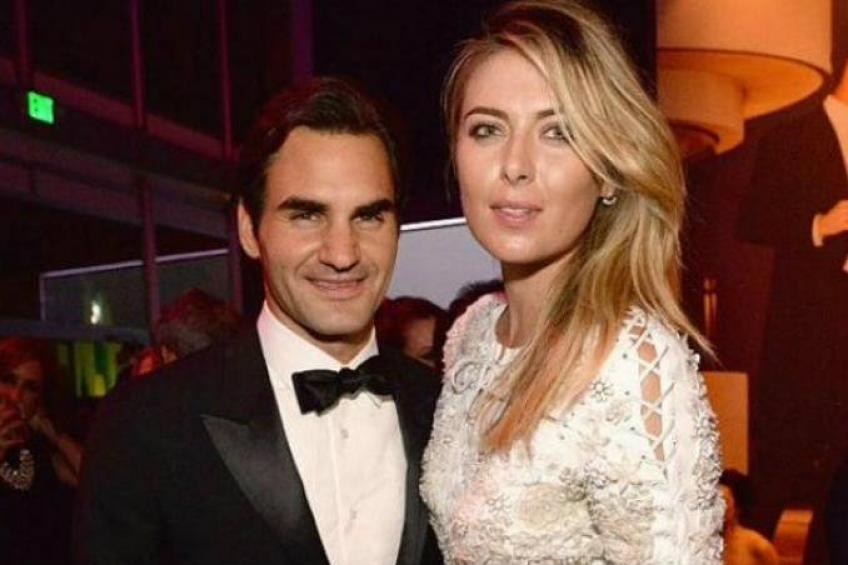
#> input picture SportsPersonClassifier/server/test_images/sharapova1.jpg, 848 x 565 px, found by its file name
$ jupyter execute --allow-errors SportsPersonClassifier.ipynb
#> lines starting #> are read from the running program, lines starting #| are printed output that depends on the picture
[cell 1]
import numpy as np
import pandas as pd
import matplotlib.pyplot as plt
import cv2  # computer vision

[cell 2]
img=cv2.imread('.\\model\\test_images\\sharapova1.jpg')
#> img is the input picture: shape (565, 848, 3); mean B, G, R 60.2, 72.2, 105.6
img.shape
#> Out = (565, 848, 3)

[cell 3]
plt.imshow(img) #ikik the image is not same as original
# thats cz cv2.imread gives img in BGR format, when plt.imshow reads in RBG format
# that swaps the colours... you can use cv2.cvtColor(img,cv2.BGR2RBG) to get rbg format and then use plt.imshow()

[cell 4]
gray=cv2.cvtColor(img,cv2.COLOR_BGR2GRAY)
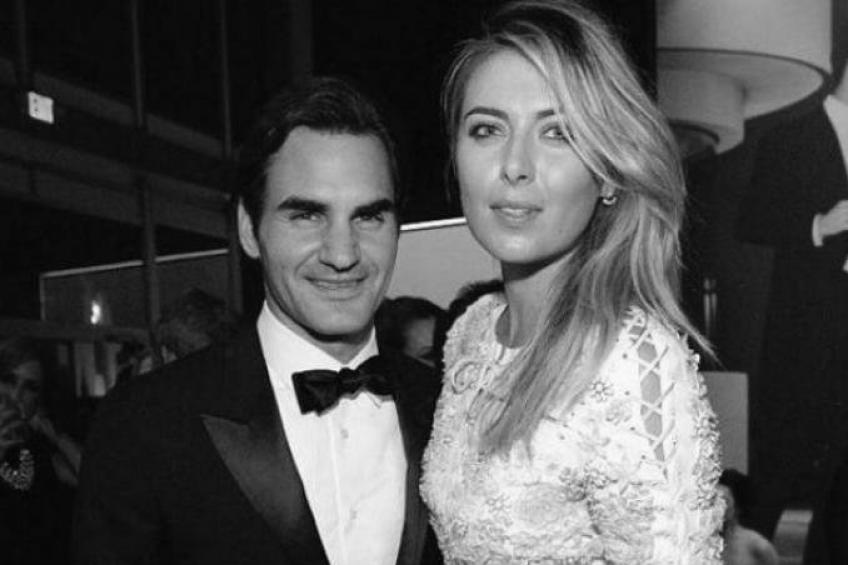
#> gray: shape (565, 848); min 2, max 254, mean 80.8
gray.shape # check its 2D
#> Out = (565, 848)

[cell 5]
gray

[cell 6]
img

[cell 7]
plt.imshow(gray, cmap='gray')  # if i dont write cmap then by default it uses rbg colour map and gives a greenish image

[cell 8]
face_cascade = cv2.CascadeClassifier('.\\model\\opencv\\haarcascades\\haarcascade_frontalface_default.xml')
eye_cascade = cv2.CascadeClassifier('.\\model\\opencv\\haarcascades\\haarcascade_eye.xml')

# 1.3 is the scale factor like how much img reduces at each image scale
faces=face_cascade.detectMultiScale(gray,1.3,5)   #  5 is min neighbors like how many rectangle requirements to meet to consider it valid face
#> faces = [[246, 144, 181, 181], [430, 57, 186, 186]]
faces  #352 x, y 38  .. # x y w h , w*h pixels of image at x,y bottom left
#> Out = [[246, 144, 181, 181], [430, 57, 186, 186]]

[cell 9]
plt.imshow(faces)
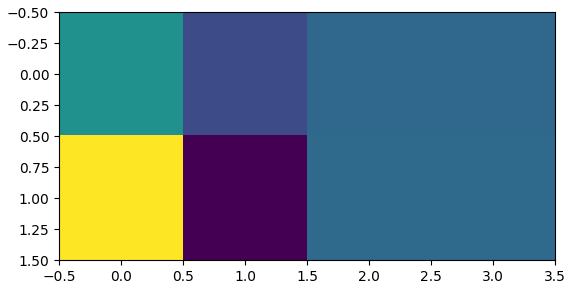
#> figure drawn by matplotlib, 1 panel

[cell 10]
(x,y,w,h)=faces[0]
#> x = 246; y = 144; w = 181; h = 181

[cell 11]
face_img=cv2.rectangle(img,(x,y),(x+w,y+h),(255,0,0),2)
plt.imshow(face_img)

[cell 12]
cv2.destroyAllWindows() # closes all cv2.imshow, not the rectangles
plt.imshow(face_img)

[cell 13]
cv2.destroyAllWindows()
for (x,y,w,h) in faces:
    img = cv2.rectangle(img,(x,y),(x+w,y+h),(255,0,0),2)
    roi_gray = gray[y:y+h, x:x+w]   #region of interest
    roi_color = img[y:y+h, x:x+w]
    eyes = eye_cascade.detectMultiScale(roi_gray)
    for (ex,ey,ew,eh) in eyes:
        cv2.rectangle(roi_color,(ex,ey),(ex+ew,ey+eh),(0,255,0),2)
#> this loop made 2 passes
#> (x, y, w, h, eyes) on passes 1 to 2: (246, 144, 181, 181, [[98, 53, 40, 40]]), (430, 57, 186, 186, [[33, 52, 42, 42], [83, 111, 22, 22], [101, 54, 43, 43]])
#> pass 1, `roi_color = img[y:y+h, x:x+w]`:
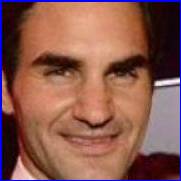
#> roi_color: shape (181, 181, 3); mean B, G, R 79.1, 89.4, 137
#> after the loop:
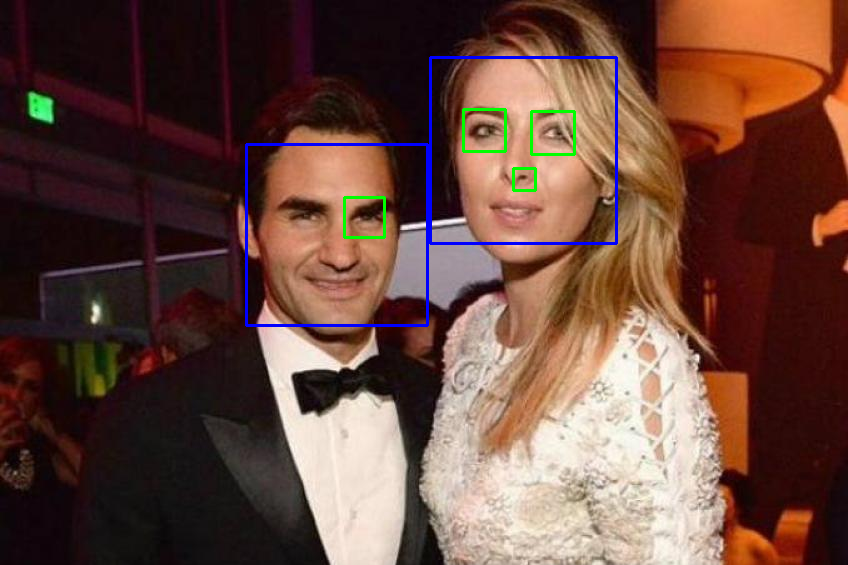
#> img: shape (565, 848, 3); mean B, G, R 61.5, 71.9, 103.9
#> after the loop:
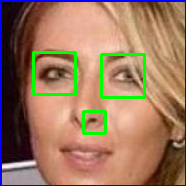
#> roi_color: shape (186, 186, 3); mean B, G, R 97.9, 121.2, 155.6
plt.imshow(face_img,cmap='gray')   # it auto put eye rectangles on face_img
plt.show()                         # because img and face_img uses same content stored at same address , and as roi_color is affected
                                   # that affects img too as roi is but a slice of img

[cell 14]
plt.imshow(roi_color,cmap='gray')

[cell 15]
import base64
def get_cv2_image_from_base64_string(b64str):
    '''
    credit: https://stackoverflow.com/questions/33754935/read-a-base-64-encoded-image-from-memory-using-opencv-python-library
    :param uri:
    :return:
    '''
    encoded_data = b64str.split(',')[1]
    nparr = np.frombuffer(base64.b64decode(encoded_data), np.uint8)
    img = cv2.imdecode(nparr, cv2.IMREAD_COLOR)
    return img

[cell 16]
def get_cropped_image_if_2_eyes(image_path=None,image_base64_data=None):
  face_cascade = cv2.CascadeClassifier('.\\model\\opencv\\haarcascades\\haarcascade_frontalface_default.xml')
  eye_cascade = cv2.CascadeClassifier('.\\model\\opencv\\haarcascades\\haarcascade_eye.xml')

  if image_path:
      img=cv2.imread(f"{image_path}")
      print("image path")
  else:
      with open(image_base64_data,"r") as f:
         img=get_cv2_image_from_base64_string(f.read())

  gray=cv2.cvtColor(img,cv2.COLOR_BGR2GRAY)
  faces=face_cascade.detectMultiScale(gray,1.1)
  print(f"faces data: {faces}")
  cropped_faces=[]
  for (x,y,w,h) in faces:
    roi_color=img[y:y+h,x:x+w]
    roi_gray=gray[y:y+h,x:x+w]
    eyes=eye_cascade.detectMultiScale(roi_gray)
    print(f"eyes data: {eyes}")
    if len(eyes) >= 2:
        cropped_faces.append(roi_color)
  if not cropped_faces:
    print("couldnt get any cropped face with eyes")
    return None
  else:
    return cropped_faces

#> (a cell that did not finish here is left out)

[cell 18]
cropped_img=get_cropped_image_if_2_eyes(".\\model\\test_images\\sharapova1.jpg")[0]
#> in get_cropped_image_if_2_eyes (call 2), `faces=face_cascade.detectMultiScale(gray,1.1)`: faces = [[429, 58, 187, 187], [249, 147, 176, 176]]
#| faces data: [[429  58 187 187]
#|  [249 147 176 176]]
#> the loop in get_cropped_image_if_2_eyes (call 2), `for (x,y,w,h) in faces:` made 2 passes
#> (x, y, w, h, eyes) on pass 2: (249, 147, 176, 176, [[94, 49, 42, 42]])
#| eyes data: [[144   2  22  22]
#|  [ 33  51  43  43]
#|  [102  54  42  42]
#|  [ 84 110  21  21]]
#| eyes data: [[94 49 42 42]]
#> pass 1, in get_cropped_image_if_2_eyes (call 2), `roi_gray=gray[y:y+h,x:x+w]`:
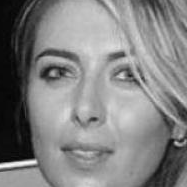
#> roi_gray: shape (187, 187); min 4, max 251, mean 130.6
#> after the loop in get_cropped_image_if_2_eyes (call 2), `for (x,y,w,h) in faces:`: cropped_faces = 1 item
plt.imshow(cropped_img)
print(cropped_img.shape)
#| (187, 187, 3)

#> (a cell that did not finish here is left out)

cropped_img #does nothing  as num of eyes less than 2

[cell 20]
cropped_img=get_cropped_image_if_2_eyes(".\\model\\test_images\\sharapova1.jpg")
#| faces data: [[429  58 187 187]
#|  [249 147 176 176]]
#> cropped_img = 1 item

[cell 21]
path_to_data=".\\model\\dataset"
path_to_cr_data=".\\model\\dataset\\cropped_images"

[cell 22]
import os
img_dirs=[]
for entry in os.scandir(path_to_data):
  if entry.is_dir():
    if entry.name != 'cropped_images':
            img_dirs.append(entry.path)
img_dirs

[cell 23]
import shutil
if os.path.exists(path_to_cr_data):
  shutil.rmtree(path_to_cr_data)  #removes the whole dir tree if that path exists
os.mkdir(path_to_cr_data)  # creates the dir

[cell 24]
cropped_img_dirs=[]
celeb_file_names_dict={}

for img_dir in img_dirs:
  celeb_name=img_dir.split('\\')[-1]
  celeb_file_names_dict[celeb_name]=[]
  count=1

  for entry in os.scandir(img_dir):
    roi_color=get_cropped_image_if_2_eyes(entry.path,None)
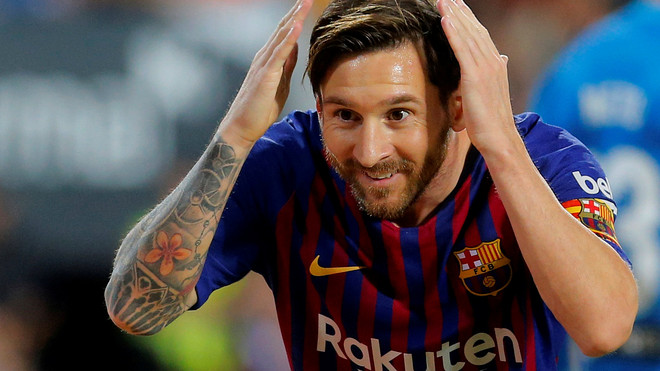
#> input picture SportsPersonClassifier/model/dataset/lionel_messi/MW-GZ677_messi__20181204153948_ZQ.jpg, 660 x 371 px
#> in get_cropped_image_if_2_eyes, img is the input picture: shape (371, 660, 3); mean B, G, R 85.1, 84, 90.6
#> in get_cropped_image_if_2_eyes (call 5), `gray=cv2.cvtColor(img,cv2.COLOR_BGR2GRAY)`:
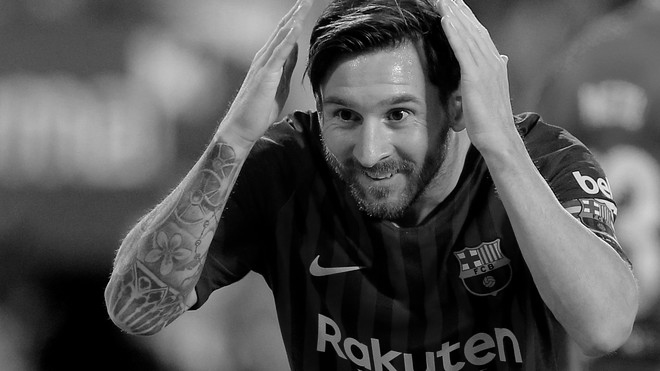
#> gray: shape (371, 660); min 0, max 255, mean 86.1
#> in get_cropped_image_if_2_eyes (call 5), `faces=face_cascade.detectMultiScale(gray,1.1)`: faces = [[304, 57, 150, 150]]
#| faces data: [[304  57 150 150]]
#> the loop in get_cropped_image_if_2_eyes (call 5), `for (x,y,w,h) in faces:` made 1 pass
#> (x, y, w, h, eyes) on pass 1: (304, 57, 150, 150, [[22, 39, 39, 39], [71, 36, 44, 44]])
#| eyes data: [[22 39 39 39]
#|  [71 36 44 44]]
#> pass 1, in get_cropped_image_if_2_eyes (call 5), `roi_gray=gray[y:y+h,x:x+w]`:
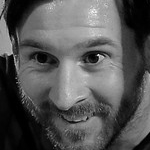
#> roi_gray: shape (150, 150); min 0, max 255, mean 85.4
#> roi_color = 1 item
    if roi_color is not None:
      cropped_folder=os.path.join(path_to_cr_data, celeb_name)
      if not os.path.exists(cropped_folder):
        os.mkdir(cropped_folder)
        cropped_img_dirs.append(cropped_folder)
        print(f'Generating cropped images of {celeb_name} in folder : ', cropped_folder)

      cropped_file_name= celeb_name + str(count) +'.png'
      cropped_file_path= cropped_folder + '\\' + cropped_file_name

      cv2.imwrite(cropped_file_path,roi_color[0])
      celeb_file_names_dict[celeb_name].append(cropped_file_path)
      count+=1

[cell 25]
"""celeb_file_names_dict={}
for img_dir in img_dirs:
  celeb_name=img_dir.split('\\')[-1]
  celeb_file_names_dict[celeb_name]=[]

  for entry in os.scandir(os.path.join(".\\model\\dataset\\cropped_images",celeb_name)):
    celeb_file_names_dict[celeb_name].append(entry.path)
"""

[cell 26]
# sir did removal of wrong cropped pics manually
# so i did to heehe

[cell 27]
import numpy as np
import pywt
import cv2

def w2d(img, mode='haar', level=1):
#> called with mode = 'db1', level = 5
    imArray = img
    #Datatype conversions
    #convert to grayscale
    imArray = cv2.cvtColor( imArray,cv2.COLOR_BGR2GRAY )
    #convert to float
    imArray =  np.float32(imArray)
    #normalizing
    imArray /= 255;
    # compute coefficients
    coeffs=pywt.wavedec2(imArray, mode, level=level)  # decomposition

    #Process Coefficients
    coeffs_H=list(coeffs)
    coeffs_H[0] *= 0;

    # reconstruction
    imArray_H=pywt.waverec2(coeffs_H, mode);  # reconstruction
    imArray_H *= 255;  # we did /255 then *255 cz wavelet fx works better with 0-1 range
    imArray_H =  np.uint8(imArray_H)

    return imArray_H

    # STUDY signal processing clear , frequency domain , time domain, fourier transform

[cell 28]
cropped_img=get_cropped_image_if_2_eyes(".\\model\\test_images\\sharapova1.jpg")[0]
im_har = w2d(cropped_img, 'db1', 5)
plt.imshow(im_har, cmap='gray')

[cell 29]
class_dict = {}
count = 0
for celebrity_name in celeb_file_names_dict.keys():
    class_dict[celebrity_name] = count
    count = count + 1
class_dict

[cell 30]
X, y = [], []   # this made me shock ,
# wow we creating features and target
for celeb_name, training_files in celeb_file_names_dict.items():
    for training_image in training_files:
        img = cv2.imread(training_image)
        if img is None:
            print(f"Failed to load image: {training_image}")
            continue
        scaled_raw_img = cv2.resize(img, (32, 32))
        img_har = w2d(img,'db1',5)
        scaled_img_har = cv2.resize(img_har, (32, 32))
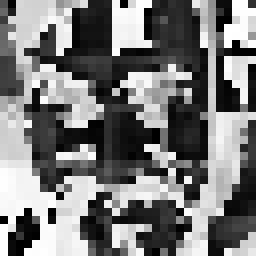
#> scaled_img_har: shape (32, 32) (shown 8 times larger); min 0, max 255, mean 120.6
        combined_img = np.vstack((scaled_raw_img.reshape(32*32*3,1),scaled_img_har.reshape(32*32,1)))
        X.append(combined_img)
        y.append(class_dict[celeb_name])

        #these failed are just the ones i deleted

#> (a cell that did not finish here is left out)

[cell 32]
X

[cell 33]
print(len(X))
print(len(y))
print(len(X[0]))

[cell 34]
32*32*3 +32*32

[cell 35]
X=np.array(X).reshape(len(X),len(X[0])).astype(float)
X.shape  # rows columns
#> Out = (2, 4096)
